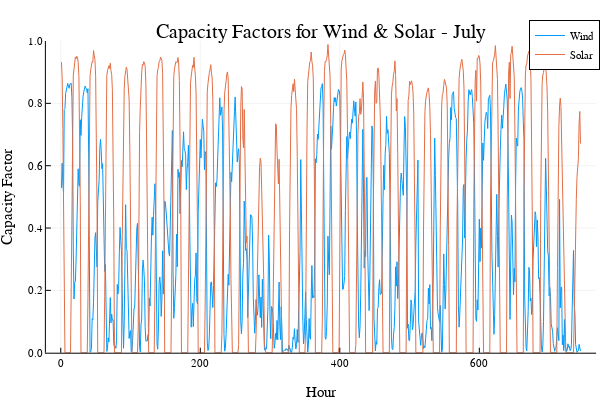

The code cell stored with this chart in its notebook:
### Markdown cell above
And here's what July (the peak month for demand) looks like...

### Code cell
july1 = 24*(31*3+30*2+28)
july31 = 24*(31*4+30*2+28)
plot(variability.Wind[july1:july31], ylims=(0,1), label="Wind")
plot!(variability.Solar[july1:july31], ylims=(0,1), label="Solar")
title!("Capacity Factors for Wind & Solar - July")
xaxis!("Hour")
yaxis!("Capacity Factor")

### Figure 1 — Plotly figure (JSON) as saved in the notebook; plotly's stock layout.template omitted (floating-point values rounded to 4 significant figures; data arrays with more than 128 entries replaced by an {"elided": "..."} marker saying what was removed)
{"data": [{"colorbar": {"title": ""}, "legendgroup": "Wind", "line": {"color": "rgba(0, 154, 250, 1.000)", "dash": "solid", "shape": "linear", "width": 1}, "mode": "lines", "name": "Wind", "showlegend": true, "type": "scatter", "x": {"elided": "745 int values"}, "xaxis": "x1", "y": {"elided": "745 float values"}, "yaxis": "y1", "zmax": null, "zmin": null}, {"colorbar": {"title": ""}, "legendgroup": "Solar", "line": {"color": "rgba(227, 111, 71, 1.000)", "dash": "solid", "shape": "linear", "width": 1}, "mode": "lines", "name": "Solar", "showlegend": true, "type": "scatter", "x": {"elided": "745 int values"}, "xaxis": "x1", "y": {"elided": "745 float values"}, "yaxis": "y1", "zmax": null, "zmin": null}], "layout": {"annotations": [{"font": {"color": "rgba(0, 0, 0, 1.000)", "family": "sans-serif", "size": 20}, "rotation": 0, "showarrow": false, "text": "Capacity Factors for Wind & Solar - July", "x": 0.535, "xanchor": "center", "xref": "paper", "y": 1, "yanchor": "top", "yref": "paper"}], "height": 400, "legend": {"bgcolor": "rgba(255, 255, 255, 1.000)", "bordercolor": "rgba(0, 0, 0, 1.000)", "borderwidth": 1, "font": {"color": "rgba(0, 0, 0, 1.000)", "family": "sans-serif", "size": 11}, "tracegroupgap": 0, "traceorder": "normal", "x": 1, "xanchor": "auto", "y": 1, "yanchor": "auto"}, "margin": {"b": 20, "l": 0, "r": 0, "t": 20}, "paper_bgcolor": "rgba(255, 255, 255, 1.000)", "plot_bgcolor": "rgba(255, 255, 255, 1.000)", "showlegend": true, "width": 600, "xaxis": {"anchor": "y1", "domain": [0.07647, 0.9934], "gridcolor": "rgba(0, 0, 0, 0.100)", "gridwidth": 0.5, "linecolor": "rgba(0, 0, 0, 1.000)", "mirror": false, "range": [-21.32, 767.3], "showgrid": true, "showline": true, "showticklabels": true, "tickangle": 0, "tickcolor": "rgb(0, 0, 0)", "tickfont": {"color": "rgba(0, 0, 0, 1.000)", "family": "sans-serif", "size": 11}, "tickmode": "array", "ticks": "inside", "ticktext": ["0", "200", "400", "600"], "tickvals": [0, 200, 400, 600], "title": "Hour", "titlefont": {"color": "rgba(0, 0, 0, 1.000)", "family": "sans-serif", "size": 15}, "type": "-", "visible": true, "zeroline": false, "zerolinecolor": "rgba(0, 0, 0, 1.000)"}, "yaxis": {"anchor": "x1", "domain": [0.07581, 0.9415], "gridcolor": "rgba(0, 0, 0, 0.100)", "gridwidth": 0.5, "linecolor": "rgba(0, 0, 0, 1.000)", "mirror": false, "range": [0, 1], "showgrid": true, "showline": true, "showticklabels": true, "tickangle": 0, "tickcolor": "rgb(0, 0, 0)", "tickfont": {"color": "rgba(0, 0, 0, 1.000)", "family": "sans-serif", "size": 11}, "tickmode": "array", "ticks": "inside", "ticktext": ["0.0", "0.2", "0.4", "0.6", "0.8", "1.0"], "tickvals": [0, 0.2, 0.4, 0.6, 0.8, 1], "title": "Capacity Factor", "titlefont": {"color": "rgba(0, 0, 0, 1.000)", "family": "sans-serif", "size": 15}, "type": "-", "visible": true, "zeroline": false, "zerolinecolor": "rgba(0, 0, 0, 1.000)"}}}
